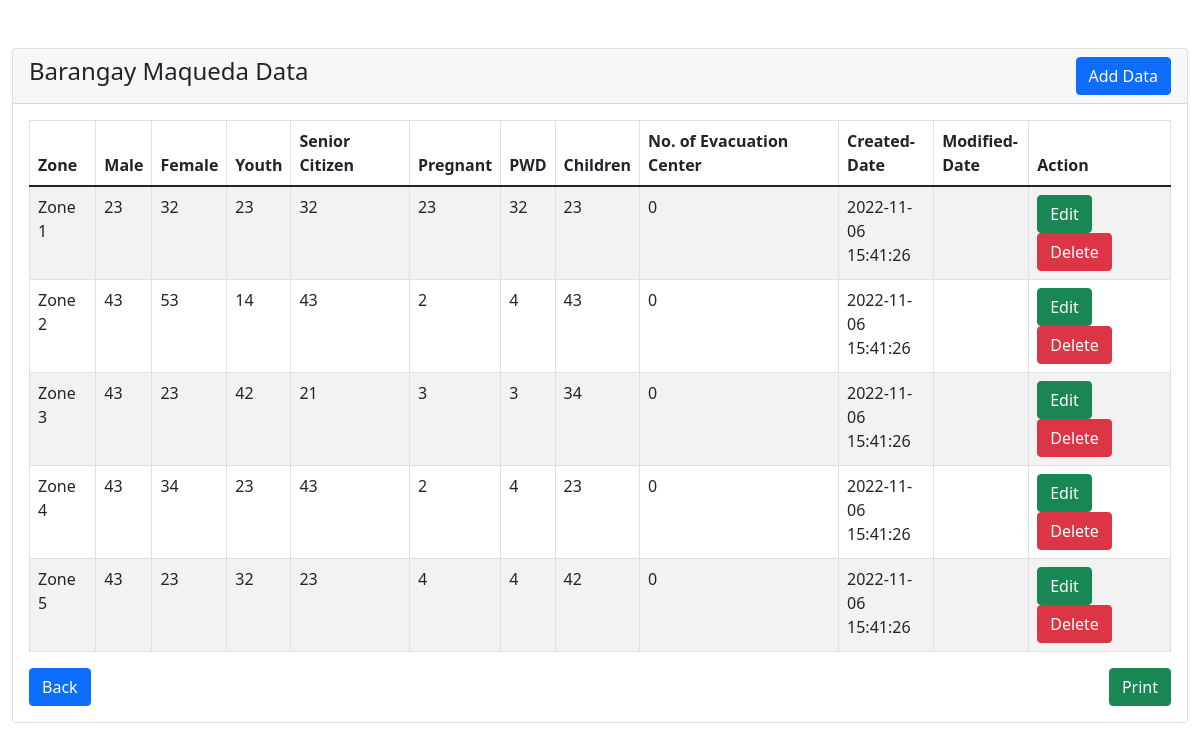
Screenshot of /admin/barangay-statistics/maqueda/maqueda-tbl.php (signed in) with the database file from the repository.
### tables this page shows
CREATE TABLE `barangay_data` (
  `id` int(10) NOT NULL,
  `barangay_name` varchar(50) NOT NULL,
  `zone` varchar(15) NOT NULL,
  `male` int(11) NOT NULL,
  `female` int(11) NOT NULL,
  `youth` int(11) NOT NULL,
  `senior_citizen` int(11) NOT NULL,
  `pregnant` int(11) NOT NULL,
  `pwd` int(11) NOT NULL,
  `children` int(11) NOT NULL,
  `no_evacuations` int(11) NOT NULL,
  `created_date` timestamp NULL DEFAULT current_timestamp(),
  `modified_date` timestamp NULL DEFAULT NULL ON UPDATE current_timestamp()
);

### admin/barangay-statistics/maqueda/maqueda-tbl.php (the view, shortened to what this page needs)
<?php
require '../../dbconfig.php';
?>
<!doctype html>
<html lang="en">
  <head>
    <link rel="stylesheet" type="text/css" href="../style-print.css" media="print" >
    <link href="https://cdn.jsdelivr.net/npm/bootstrap@5.1.3/dist/css/bootstrap.min.css" rel="stylesheet">
</head>
<body>
    <div class="container-fluid mt-5">
        <div class="row">
            <div class="col-md-12">
                <div class="card">
                    <div class="card-header">
                        <h4>Barangay Maqueda Data
                            <a href="add-data.php" class="btn btn-primary float-end" id="print-btn">Add Data</a>
                        </h4>
                    </div>
                    <div class="card-body">
                        <table class="table table-bordered table-striped">
                            <thead>
                                <tr>
                                    <th>Zone</th>
                                    <th>Male</th>
                                    <th>Female</th>
                                    <th>Youth</th>
                                    <th>Senior Citizen</th>
                                    <th>Pregnant</th>
                                    <th>PWD</th>
                                    <th>Children</th>
                                    <th>No. of Evacuation Center</th>
                                    <th id="print-btn">Created-Date</th>
                                    <th id="print-btn">Modified-Date</th>
                                    <th id="print-btn">Action</th>
                                </tr>
                            </thead>
                            <tbody>
                                <?php
                                    $query = "SELECT * FROM barangay_data WHERE barangay_name='Maqueda'";
                                    $query_run = mysqli_query($con, $query);
                                    if(mysqli_num_rows($query_run) > 0)
                                    {
                                        foreach($query_run as $maqueda)
                                        {
                                            ?>
                                            <tr>
                                                <td><?= $maqueda['zone']; ?></td>
                                                <td><?= $maqueda['male']; ?></td>
                                                <td><?= $maqueda['female']; ?></td>
                                                <td><?= $maqueda['youth']; ?></td>
                                                <td><?= $maqueda['senior_citizen']; ?></td>
                                                <td><?= $maqueda['pregnant']; ?></td>
                                                <td><?= $maqueda['pwd']; ?></td>
                                                <td><?= $maqueda['children']; ?></td>
                                                <td><?= $maqueda['no_evacuations']; ?></td>
                                                <td id="print-btn" class="col-md-1"><?= $maqueda['created_date']; ?></td>
                                                <td id="print-btn" class="col-md-1"><?= $maqueda['modified_date']; ?></td>
                                                <td id="print-btn"  class="col-md-1.1">
                                                    <a href="edit-data.php?id=<?= $maqueda['id']; ?>" class="btn btn-success btn">Edit</a>
                                                    <button type="button" class="btn btn-danger btn deletebtn">Delete</button>
                                                </td>
                                            </tr>
                                            <?php
                                        }
                                    }
                                    else
                                    {
                                        echo "<h5> No Record Found </h5>";
                                    }
                                ?>
                            </tbody>
                        </table>
                        <a href="../barangay-statistics.php" class="btn btn-primary float-start" id="print-btn">Back</a>
                        <button onclick="window.print()" class="btn btn-success float-end" id="print-btn">  Print  </button>
                    </div>
                </div>
            </div>
        </div>
    </div>
</body>
</html>

### admin/barangay-statistics/style-print.css (style rules this page uses)
#print-btn { display: none; visibility: none; }

### rows the page displays
barangay_data: zone "Zone 1", male "23", female "32", youth "23", senior_citizen "32", pregnant "23", pwd "32", children "23", no_evacuations "0", created_date "2022-11-06 15:41:26"
barangay_data: zone "Zone 2", male "43", female "53", youth "14", senior_citizen "43", pregnant "2", pwd "4", children "43", no_evacuations "0", created_date "2022-11-06 15:41:26"
barangay_data: zone "Zone 3", male "43", female "23", youth "42", senior_citizen "21", pregnant "3", pwd "3", children "34", no_evacuations "0", created_date "2022-11-06 15:41:26"
barangay_data: zone "Zone 4", male "43", female "34", youth "23", senior_citizen "43", pregnant "2", pwd "4", children "23", no_evacuations "0", created_date "2022-11-06 15:41:26"
barangay_data: zone "Zone 5", male "43", female "23", youth "32", senior_citizen "23", pregnant "4", pwd "4", children "42", no_evacuations "0", created_date "2022-11-06 15:41:26"
